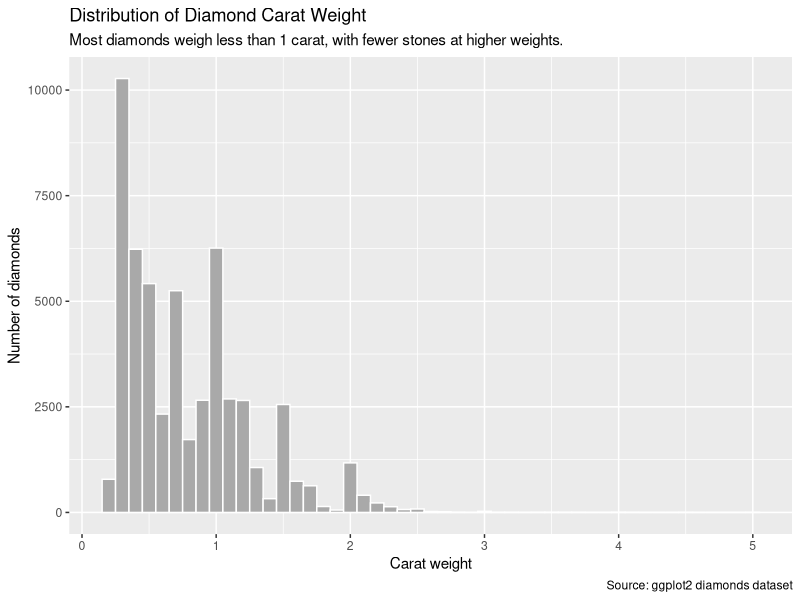

R code for this plot:
library(tidyverse)

# had a delicious chicken-bacon ranch flatbread at Barn by the Bay

hist_p <- ggplot(diamonds, aes(x = carat)) +
  geom_histogram(binwidth = 0.1, fill = "darkgrey", color = "white") +
  labs(
    title = "Distribution of Diamond Carat Weight",
    subtitle = "Most diamonds weigh less than 1 carat, with fewer stones at higher weights.",
    x = "Carat weight",
    y = "Number of diamonds",
    caption = "Source: ggplot2 diamonds dataset"
  ) +
  theme_grey()

ggsave(plot = hist_p, file = "diamonds.png")
